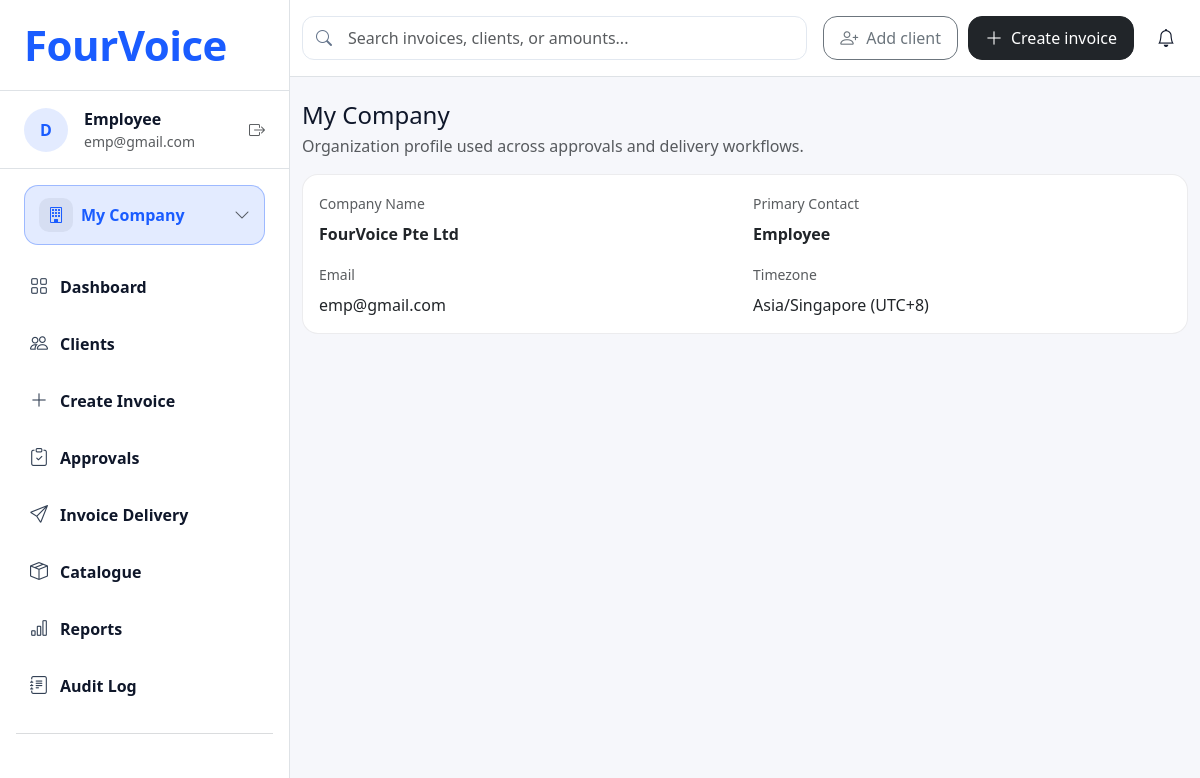
/my-company, run on the app's committed database.
### tables this page shows
CREATE TABLE users (
  id INTEGER PRIMARY KEY AUTOINCREMENT,
  name TEXT NOT NULL,
  email TEXT NOT NULL UNIQUE,
  password_hash TEXT NOT NULL,
  created_at TEXT NOT NULL DEFAULT (datetime('now'))
, role TEXT NOT NULL DEFAULT 'employee' 
            CHECK (role IN ('admin', 'employee')));

### Integrated/app.py (the view)
@app.get('/my-company')
def my_company_page():
    profile = get_current_user_profile()
    company = {
        'name': 'FourVoice Pte Ltd',
        'email': profile['email'],
        'contact': profile['name'],
        'timezone': 'Asia/Singapore (UTC+8)',
    }
    return render_template('my_company.html', title='My Company', company=company)

### Integrated/app.py (called while the page is built)
def get_current_user_id():
    return 1

def get_current_user_role():
    role_override = (os.environ.get('DEV_USER_ROLE_OVERRIDE') or '').strip().lower()
    if role_override in (ROLE_ADMIN, ROLE_EMPLOYEE):
        return role_override
    try:
        user = query_one("SELECT role FROM users WHERE id = ?", (get_current_user_id(),))
    except Exception:
        user = None
    if user:
        db_role = ''
        try:
            db_role = str(user['role'] or '').strip().lower()
        except Exception:
            db_role = ''
        if db_role in (ROLE_ADMIN, ROLE_EMPLOYEE):
            return db_role
    return ROLE_EMPLOYEE

def get_current_user_profile():
    default_role = get_current_user_role()
    fallback_name = 'Admin User' if default_role == ROLE_ADMIN else 'Employee'
    fallback_email = 'admin@example.com' if default_role == ROLE_ADMIN else 'employee@example.com'
    try:
        user = query_one(
            "SELECT name, email FROM users WHERE id = ?",
            (get_current_user_id(),)
        )
    except Exception:
        user = None
    if not user:
        return {
            'name': fallback_name,
            'email': fallback_email
        }
    try:
        name = (user['name'] or '').strip()
    except Exception:
        name = ''
    try:
        email = (user['email'] or '').strip()
    except Exception:
        email = ''
    return {
        'name': name or fallback_name,
        'email': email or fallback_email
    }

@app.context_processor
def inject_user_permissions():
    role = get_current_user_role()
    is_admin = role == ROLE_ADMIN
    profile = get_current_user_profile()
    pending_approvals_count = 0
    try:
        pending_row = query_one(
            """
            SELECT COUNT(*) AS c
            FROM invoices
            WHERE user_id = ? AND approval_status = 'pending'
            """,
            (get_current_user_id(),),
        )
        if pending_row:
            pending_approvals_count = int(pending_row['c'] or 0)
    except Exception:
        pending_approvals_count = 0
    return {
        'current_user_role': role,
        'can_manage_settings': is_admin,
        'can_manage_approvals_actions': is_admin,
        'current_user_name': profile['name'],
        'current_user_email': profile['email'],
        'pending_approvals_count': pending_approvals_count
    }

### Integrated/templates/my_company.html
{% extends "base.html" %}
{% block content %}
<div class="d-flex justify-content-between align-items-center mb-3">
  <div>
    <h1 class="h4 mb-1">My Company</h1>
    <p class="text-muted mb-0">Organization profile used across approvals and delivery workflows.</p>
  </div>
</div>
<div class="card p-3">
  <div class="row g-3">
    <div class="col-md-6">
      <label class="form-label text-muted small">Company Name</label>
      <div class="fw-semibold">{{ company.name }}</div>
    </div>
    <div class="col-md-6">
      <label class="form-label text-muted small">Primary Contact</label>
      <div class="fw-semibold">{{ company.contact }}</div>
    </div>
    <div class="col-md-6">
      <label class="form-label text-muted small">Email</label>
      <div>{{ company.email }}</div>
    </div>
    <div class="col-md-6">
      <label class="form-label text-muted small">Timezone</label>
      <div>{{ company.timezone }}</div>
    </div>
  </div>
</div>
{% endblock %}

### Integrated/templates/base.html (shortened to what this page needs)
<!doctype html>
<html lang="en">
<head>
  <link href="https://cdn.jsdelivr.net/npm/bootstrap@5.3.3/dist/css/bootstrap.min.css" rel="stylesheet">
  <link href="https://cdn.jsdelivr.net/npm/bootstrap-icons@1.11.3/font/bootstrap-icons.min.css" rel="stylesheet">
  <link rel="stylesheet" href="{{ url_for('static', filename='css/global.css') }}">
</head>
<body>
  <div class="fv-shell">
    <aside class="fv-sidebar border-end">
      <div class="fv-brand px-4 py-4 border-bottom">
        <a class="text-decoration-none" href="{{ url_for('home') }}">
          <div class="fv-logo">FourVoice</div>
        </a>
      </div>
      <div class="fv-user px-4 py-3 border-bottom">
        <div class="d-flex align-items-center gap-3">
          <div class="fv-avatar">D</div>
          <div class="min-w-0">
            <div class="fw-semibold">{{ current_user_name }}</div>
            <div class="text-muted small text-truncate" style="max-width: 170px;">{{ current_user_email }}</div>
          </div>
          <div class="ms-auto text-muted">
            <i class="bi bi-box-arrow-right"></i>
          </div>
        </div>
      </div>
      <div class="px-4 py-3">
        <a class="fv-company w-100 text-decoration-none {% if request.path.startswith('/my-company') %}active{% endif %}" href="{{ url_for('my_company_page') }}">
          <span class="d-flex align-items-center gap-2">
            <span class="fv-company-icon"><i class="bi bi-building"></i></span>
            <span class="fw-semibold">My Company</span>
          </span>
          <i class="bi bi-chevron-down text-muted"></i>
        </a>
      </div>
      <nav class="px-3 pb-4 fv-nav">
        <a class="fv-navlink {% if request.path == '/' or request.path.startswith('/dashboard') %}active{% endif %}" href="{{ url_for('home') }}">
          <i class="bi bi-grid"></i>
          <span>Dashboard</span>
        </a>
        <a class="fv-navlink {% if request.path.startswith('/clients') %}active{% endif %}" href="{{ url_for('clients_list') }}">
          <i class="bi bi-people"></i>
          <span>Clients</span>
        </a>
        <a class="fv-navlink {% if request.path.startswith('/create-invoice') %}active{% endif %}" href="{{ url_for('create_invoice_page') }}">
          <i class="bi bi-plus-lg"></i>
          <span>Create Invoice</span>
        </a>
        <a class="fv-navlink {% if request.path.startswith('/approvals') %}active{% endif %}" href="{{ url_for('approvals') }}">
          <i class="bi bi-clipboard-check"></i>
          <span>Approvals</span>
        </a>
        <a class="fv-navlink {% if request.path.startswith('/invoice-delivery') or request.path.startswith('/invoices') %}active{% endif %}"
          href="{{ url_for('invoice_delivery') }}">
          <i class="bi bi-send"></i>
          <span>Invoice Delivery</span>
        </a>
        <a class="fv-navlink {% if request.path.startswith('/catalogue') %}active{% endif %}" href="{{ url_for('catalogue') }}">
          <i class="bi bi-box-seam"></i>
          <span>Catalogue</span>
        </a>
        <a class="fv-navlink" href="{{ url_for('home') }}">
          <i class="bi bi-bar-chart"></i>
          <span>Reports</span>
        </a>
        <a class="fv-navlink {% if request.path.startswith('/audit-log') or request.path.startswith('/auditlog') %}active{% endif %}" href="{{ url_for('audit_log') }}">
          <i class="bi bi-journal-text"></i>
          <span>Audit Log</span>
        </a>
        <div class="mt-3 pt-3 border-top border-secondary border-opacity-25"></div>
      </nav>
    </aside>
    <section class="fv-main">
      <header class="fv-topbar bg-white border-bottom">
        <div class="container-fluid py-3">
          <div class="fv-topbar-row">
            <form class="fv-search" action="#" method="get" role="search">
              <i class="bi bi-search"></i>
              <input
                class="form-control fv-search-input"
                type="search"
                name="q"
                placeholder="Search invoices, clients, or amounts..."
                aria-label="Search"
              >
            </form>
            <div class="fv-top-actions">
              {% block top_actions %}
                <a class="btn btn-outline-secondary fv-top-btn" href="{{ url_for('clients_create') }}">
                  <i class="bi bi-person-plus"></i> Add client
                </a>
                <a class="btn btn-dark fv-top-btn" href="{{ url_for('create_invoice_page') }}">
                  <i class="bi bi-plus-lg"></i> Create invoice
                </a>
                <button class="btn fv-icon-btn position-relative" type="button" aria-label="Notifications">
                  <i class="bi bi-bell"></i>
                </button>
              {% endblock %}
            </div>
          </div>
        </div>
      </header>
      <main class="container-fluid py-4">
        {% block content %}{% endblock %}
      </main>
    </section>
  </div>
</body>
</html>

### Integrated/static/css/global.css (style rules this page uses)
:root { --fv-font: system-ui, -apple-system, Segoe UI, Roboto, Arial, sans-serif; --fv-blue: #1a5cff; --fv-bg: #f6f7fb; --fv-text: #0f172a; --fv-muted: #64748b; --fv-border: rgba(15, 23, 42, 0.08); --fv-hover: rgba(26, 92, 255, 0.08); --fv-active: rgba(26, 92, 255, 0.12); }
html, body { height: 100%; }
body { font-family: var(--fv-font); background: var(--fv-bg); color: var(--fv-text); }
.fv-shell { display: flex; min-height: 100vh; }
.fv-sidebar { width: 290px; flex: 0 0 290px; background: #fff; }
.fv-logo { font-size: 42px; font-weight: 800; color: var(--fv-blue); letter-spacing: -0.5px; line-height: 1; }
.fv-avatar { width: 44px; height: 44px; border-radius: 999px; background: rgba(26, 92, 255, 0.12); color: var(--fv-blue); font-weight: 700; display: grid; place-items: center; }
.fv-company { border: 1px solid var(--fv-border); background: #f8fafc; border-radius: 14px; padding: 12px 14px; display: flex; align-items: center; justify-content: space-between; gap: 12px; }
.fv-company-icon { width: 34px; height: 34px; border-radius: 10px; background: rgba(15, 23, 42, 0.06); display: grid; place-items: center; color: #0f172a; }
.fv-nav { display: flex; flex-direction: column; gap: 6px; }
.fv-navlink { display: flex; align-items: center; gap: 12px; padding: 12px 14px; border-radius: 14px; color: var(--fv-text); text-decoration: none; font-weight: 600; }
.fv-navlink i { font-size: 18px; color: #334155; }
.fv-main { flex: 1 1 auto; min-width: 0; }
.fv-topbar { position: sticky; top: 0; z-index: 10; transition: transform 0.3s ease, box-shadow 0.3s ease; }
.fv-topbar-row { display: grid; grid-template-columns: 1fr auto; align-items: center; gap: 16px; }
.fv-search { position: relative; width: 100%; }
.fv-search .bi-search { position: absolute; left: 14px; top: 50%; transform: translateY(-50%); color: var(--fv-muted); font-size: 16px; }
.fv-search-input { padding-left: 42px; border-radius: 14px; border: 1px solid var(--fv-border); height: 44px; }
.fv-top-actions { display: flex; align-items: center; gap: 10px; }
.fv-top-btn { height: 44px; display: inline-flex; align-items: center; gap: 8px; padding: 0 16px; border-radius: 14px; line-height: 1; white-space: nowrap; }
.fv-top-btn i { font-size: 18px; line-height: 1; }
html { overflow-y: scroll; }
.fv-company.active { background: var(--fv-active); border-color: rgba(26, 92, 255, 0.35); }
.fv-company.active .fv-company-icon, .fv-company.active .fw-semibold { color: var(--fv-blue); }
.fv-search { position: relative; }
.fv-search i { position: absolute; left: 15px; top: 50%; transform: translateY(-50%); color: #94a3b8; }
.fv-search-input { padding-left: 45px; border-radius: 12px; border: 1px solid #e2e8f0; }
.fv-icon-btn i { font-size: 18px; color: #0f172a; }
.card { border-radius: 16px; border: 1px solid var(--fv-border); }

### data on the page
users: name "Employee", email "emp@gmail.com", contact "Employee"

### other printed values
{{ company.name }} "FourVoice Pte Ltd"
{{ company.timezone }} "Asia/Singapore (UTC+8)"
